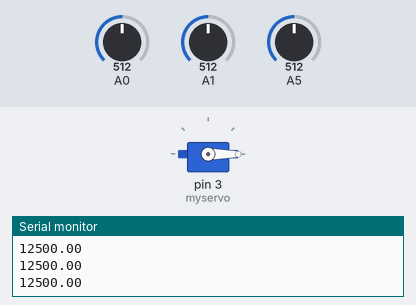
Bench run of a sketch on a simulated Arduino Uno, built with avr-gcc and run on an emulated ATmega328P. Parts: servo, the last lines printed to the serial monitor. The test bench sets the inputs (shaded band); at power-on: A0 = 512, A1 = 512, A5 = 512.

Above: at 1.2 s.
1.3 s: A0 set to 555
At 2.38 s:
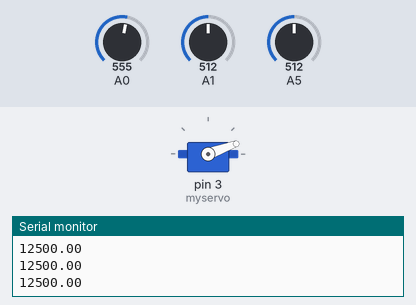
4.3 s: A0 set to 306
7.3 s: A0 set to 716
At 9.41 s:
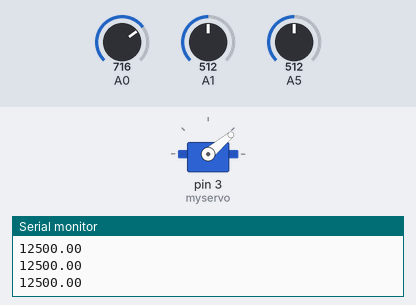
10.3 s: A1 set to 675
13.3 s: A1 set to 707
At 14.0 s:
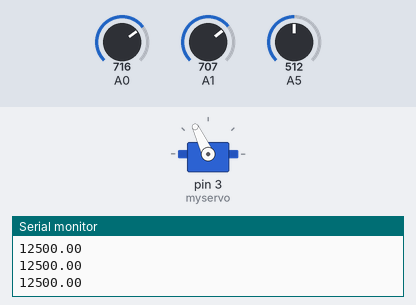
14.8 s: A1 set to 511
At 18.6 s:
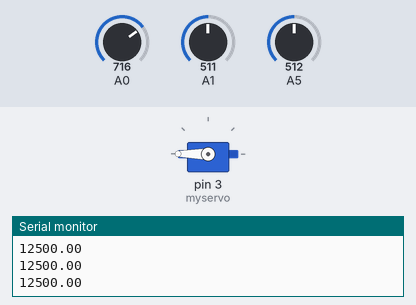
Timing chart, 0 to 18.8 s (numbered marks = the images above; inputs shaded):
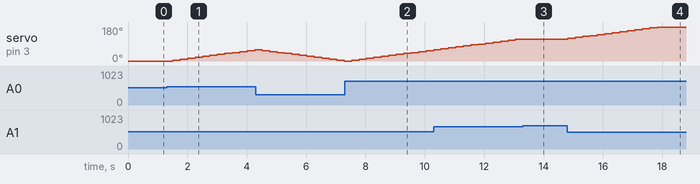

The sketch:

solar_tracker.ino
```cpp
#include <Servo.h>
Servo myservo;
const int DIFFERENCE_MARGIN = 25, RESISTANCE = 10000, MAX_V = 5.5;
int angle = 0, prL, prR, difference;
float adc_value, voltage, current, power;

void setup() {
  // put your setup code here, to run once:
  Serial.begin(9600);
  myservo.attach(3);
  myservo.write(angle);
}

void loop() {
  // put your main code here, to run repeatedly:
  prL = analogRead(A0);
  prR = analogRead(A1);
  difference = prL - prR;

  adc_value = analogRead(A5);
  voltage = 0.5*(adc_value*MAX_V/1024.0);
  current = voltage/RESISTANCE;
  power = voltage*RESISTANCE;
  Serial.println(power);

  if (difference > DIFFERENCE_MARGIN && angle < 176) {
    // the left photoresistor is recieving more light than the right photoresistor
    angle += 5;
  } else if (difference < (-1*DIFFERENCE_MARGIN) && angle > 4) {
    // the right photoresistor is recieving more light than the left photoresistor
    angle -= 5;
  }
  myservo.write(angle);
  delay(250);
}
```

Measured:
- the behaviour switches between 537 and 538 on A0 (found by bisection; images 0 and 1)
- the behaviour switches between 690 and 691 on A1 (found by bisection; images 2 and 3)
- after the input at 1.3 s, servo on pin 3 (myservo): moves from 0° to 60° over 2.8 s, starting after 0.21 s
- after the input at 7.3 s, servo on pin 3 (myservo): moves from 0° to 60° over 2.8 s, starting after 0.23 s
- after the input at 13.3 s, servo on pin 3 (myservo): stays 115° (without the input it goes to 120° after 0.01 s)
- after the input at 14.8 s, servo on pin 3 (myservo): moves from 115° to 180° over 3.0 s, starting at once
